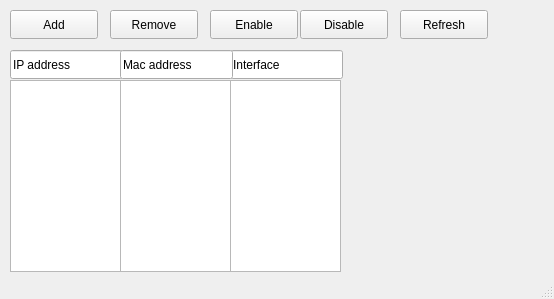
<?xml version="1.0" encoding="UTF-8"?>
<ui version="4.0">
 <class>MainWindow</class>
 <widget class="QMainWindow" name="MainWindow">
  <property name="geometry">
   <rect>
    <x>0</x>
    <y>0</y>
    <width>554</width>
    <height>299</height>
   </rect>
  </property>
  <property name="windowTitle">
   <string>ARP</string>
  </property>
  <widget class="QWidget" name="centralwidget">
   <widget class="QPushButton" name="addButton">
    <property name="geometry">
     <rect>
      <x>10</x>
      <y>10</y>
      <width>88</width>
      <height>29</height>
     </rect>
    </property>
    <property name="text">
     <string>Add</string>
    </property>
   </widget>
   <widget class="QPushButton" name="removeButton">
    <property name="geometry">
     <rect>
      <x>110</x>
      <y>10</y>
      <width>88</width>
      <height>29</height>
     </rect>
    </property>
    <property name="text">
     <string>Remove</string>
    </property>
   </widget>
   <widget class="QListWidget" name="macValues">
    <property name="geometry">
     <rect>
      <x>120</x>
      <y>80</y>
      <width>111</width>
      <height>192</height>
     </rect>
    </property>
   </widget>
   <widget class="QLineEdit" name="interfaceField">
    <property name="geometry">
     <rect>
      <x>230</x>
      <y>50</y>
      <width>113</width>
      <height>29</height>
     </rect>
    </property>
    <property name="text">
     <string>Interface</string>
    </property>
   </widget>
   <widget class="QListWidget" name="interfaceValues">
    <property name="geometry">
     <rect>
      <x>230</x>
      <y>80</y>
      <width>111</width>
      <height>192</height>
     </rect>
    </property>
   </widget>
   <widget class="QLineEdit" name="ipField">
    <property name="geometry">
     <rect>
      <x>10</x>
      <y>50</y>
      <width>113</width>
      <height>29</height>
     </rect>
    </property>
    <property name="text">
     <string>IP address</string>
    </property>
   </widget>
   <widget class="QLineEdit" name="networkField">
    <property name="geometry">
     <rect>
      <x>120</x>
      <y>50</y>
      <width>113</width>
      <height>29</height>
     </rect>
    </property>
    <property name="text">
     <string>Mac address</string>
    </property>
   </widget>
   <widget class="QListWidget" name="ipAddressValues">
    <property name="geometry">
     <rect>
      <x>10</x>
      <y>80</y>
      <width>111</width>
      <height>192</height>
     </rect>
    </property>
   </widget>
   <widget class="QPushButton" name="enableButton">
    <property name="geometry">
     <rect>
      <x>210</x>
      <y>10</y>
      <width>88</width>
      <height>29</height>
     </rect>
    </property>
    <property name="text">
     <string>Enable</string>
    </property>
   </widget>
   <widget class="QPushButton" name="disableButton">
    <property name="geometry">
     <rect>
      <x>300</x>
      <y>10</y>
      <width>88</width>
      <height>29</height>
     </rect>
    </property>
    <property name="text">
     <string>Disable</string>
    </property>
   </widget>
   <widget class="QPushButton" name="refreshButton">
    <property name="geometry">
     <rect>
      <x>400</x>
      <y>10</y>
      <width>88</width>
      <height>29</height>
     </rect>
    </property>
    <property name="text">
     <string>Refresh</string>
    </property>
   </widget>
  </widget>
  <widget class="QStatusBar" name="statusbar"/>
 </widget>
 <resources/>
 <connections/>
</ui>
